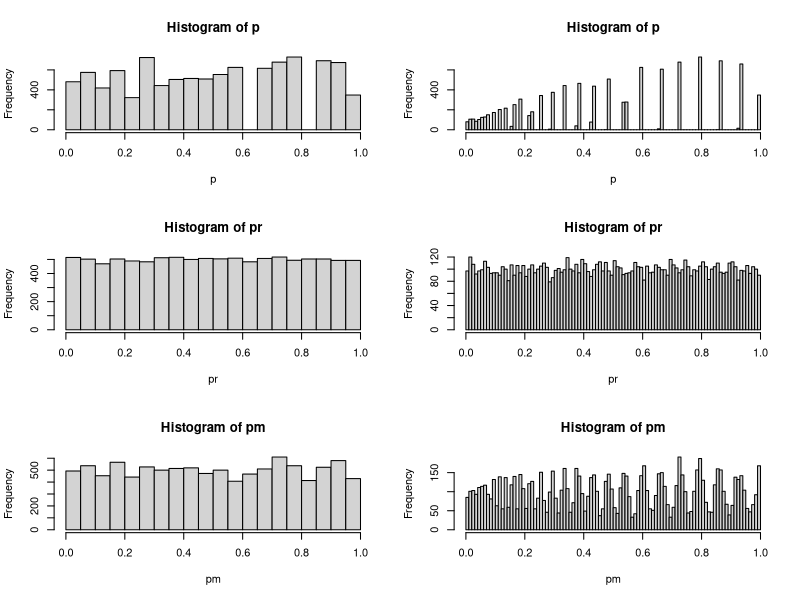
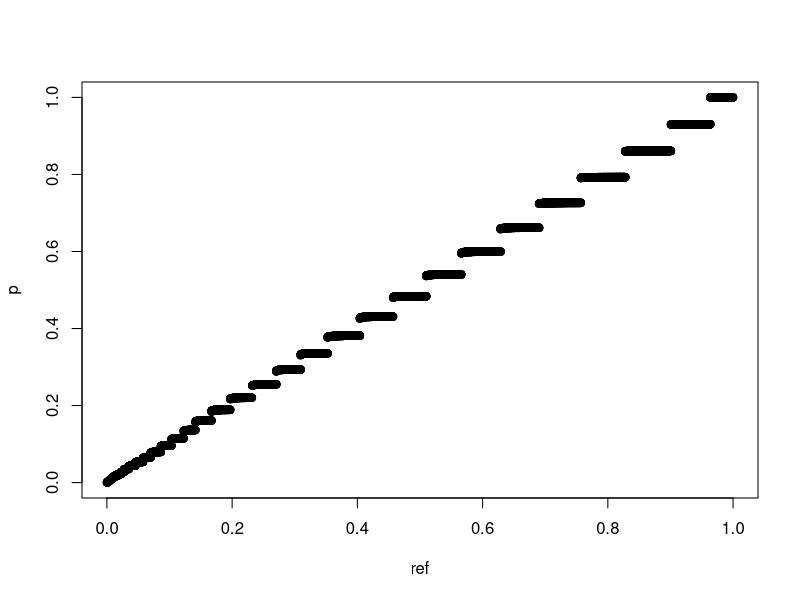
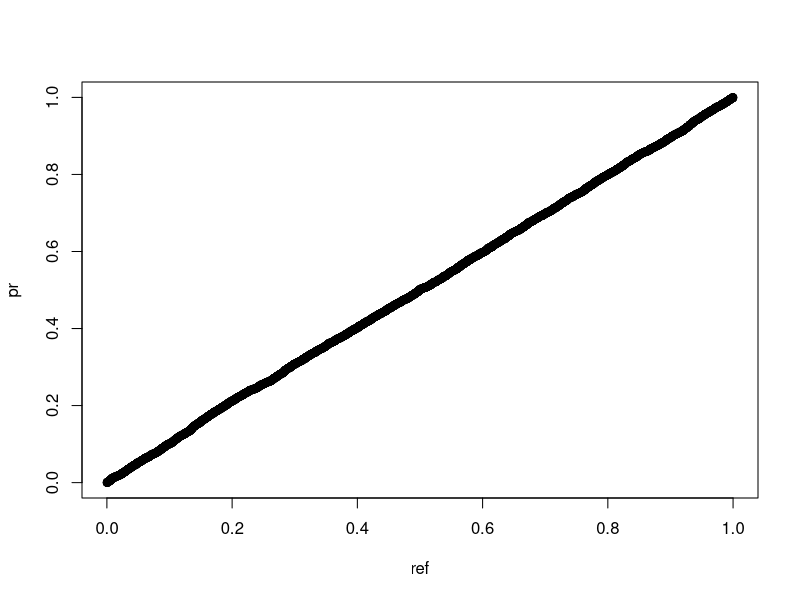
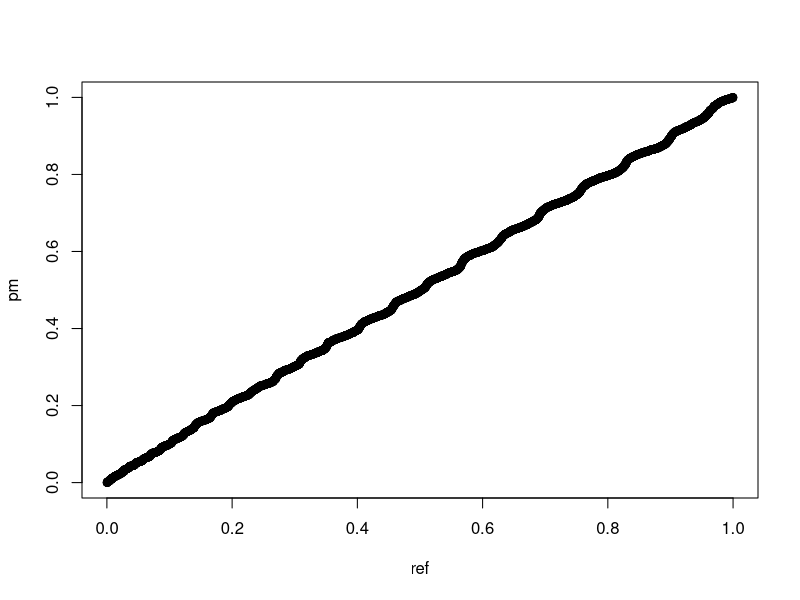
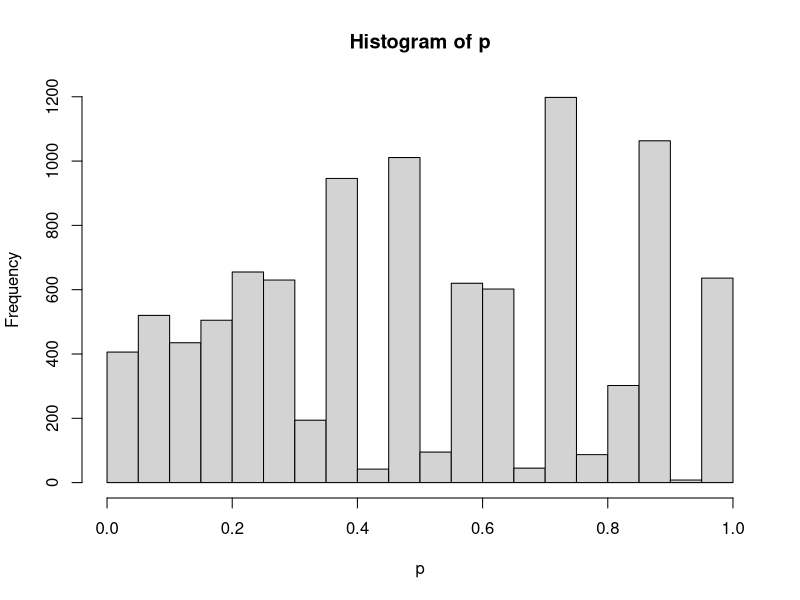
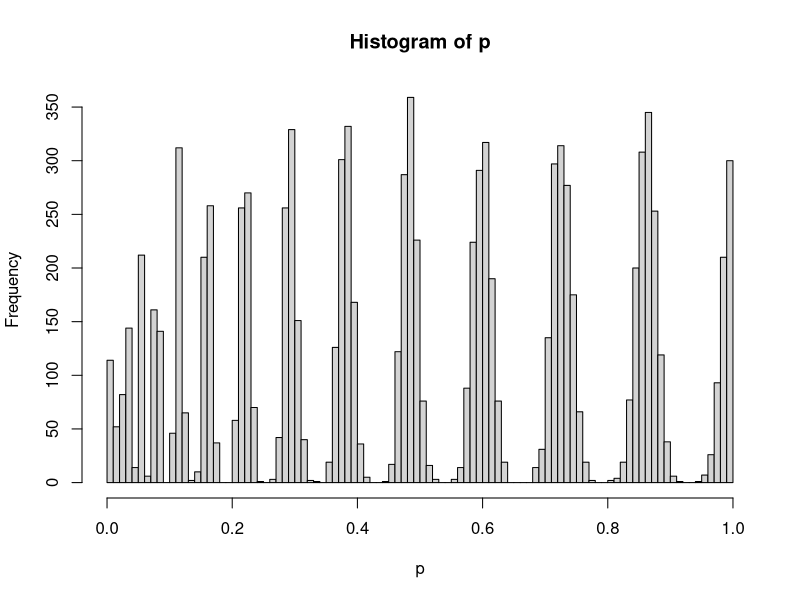
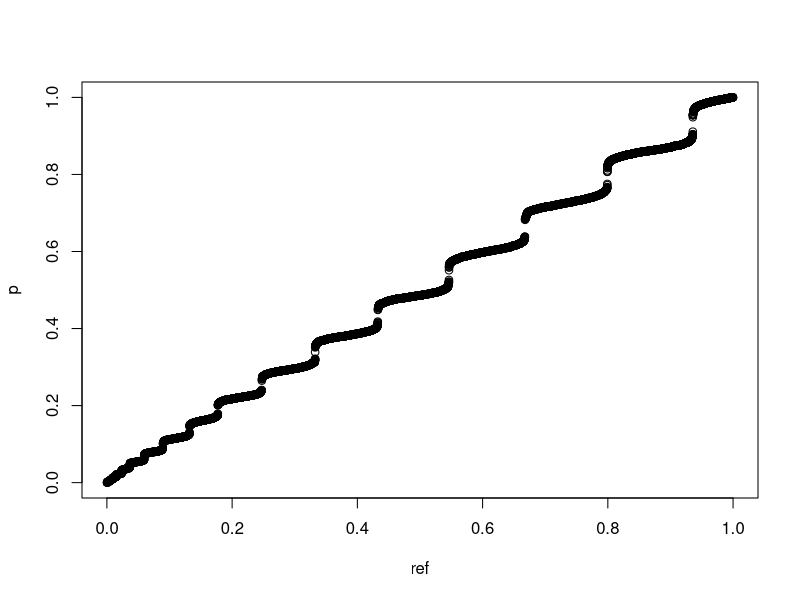
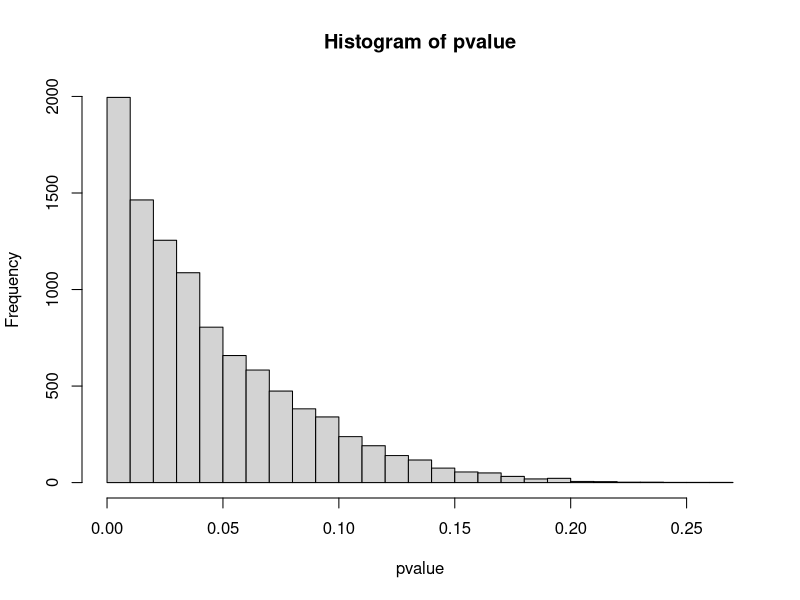

Generate these figures, in order, with R:
## ---- chunk 1
set.seed(1)
# 真实差异
x <- c(rep(100,260),rep(200,260))
# 随机差异
xr <- rnorm(520)
# 考虑误差的真实差异
xm <- c(rep(100,260),rep(200,260))+rnorm(520)
p <- pr <- pm <- c()
for(i in 1:10000){
        # 随机化分组
        g <- factor(sample(c(1,2),520,replace = T))
        p[i] <- t.test(x~g)$p.value
        pr[i] <- t.test(xr~g)$p.value
        pm[i] <- t.test(xm~g)$p.value
}
# 探索p值分布
sum(p<0.05)/length(p)
sum(p<0.5)/length(p)
sum(p<0.9)/length(p)

sum(pr<0.05)/length(pr)
sum(pr<0.5)/length(pr)
sum(pr<0.9)/length(pr)

sum(pm<0.05)/length(pm)
sum(pm<0.5)/length(pm)
sum(pm<0.9)/length(pm)

par(mfrow=c(3,2))
hist(p,breaks = 20)
hist(p,breaks = 100)
hist(pr,breaks = 20)
hist(pr,breaks = 100)
hist(pm,breaks = 20)
hist(pm,breaks = 100)
## ---- chunk 2
set.seed(42)
ref <- runif(10000)
par(mfrow=c(1,1))
qqplot(ref,p)
qqplot(ref,pr)
qqplot(ref,pm)
## ---- chunk 3
set.seed(1)
# 固定分组
g <- factor(c(rep(1,260),rep(2,260)))
p <- c()
for(i in 1:10000){
        # 随机化采样
        x <-  sample(c(rep(100,260),rep(200,260))+rnorm(520),520)
        p[i] <- t.test(x~g)$p.value
}
# 探索p值分布
sum(p<0.05)/length(p)
sum(p<0.5)/length(p)
sum(p<0.9)/length(p)

hist(p,breaks = 20)
hist(p,breaks = 100)
qqplot(ref,p)
## ---- chunk 4
set.seed(1)
pvalue <- NULL
for (i in 1:10000){
  a <- rnorm(10,1)
  b <- a+1
  c <- t.test(a,b)
  pvalue[i] <- c$p.value
}
# 探索p值分布
hist(pvalue,breaks = 20)
hist(pvalue,breaks = 100)
